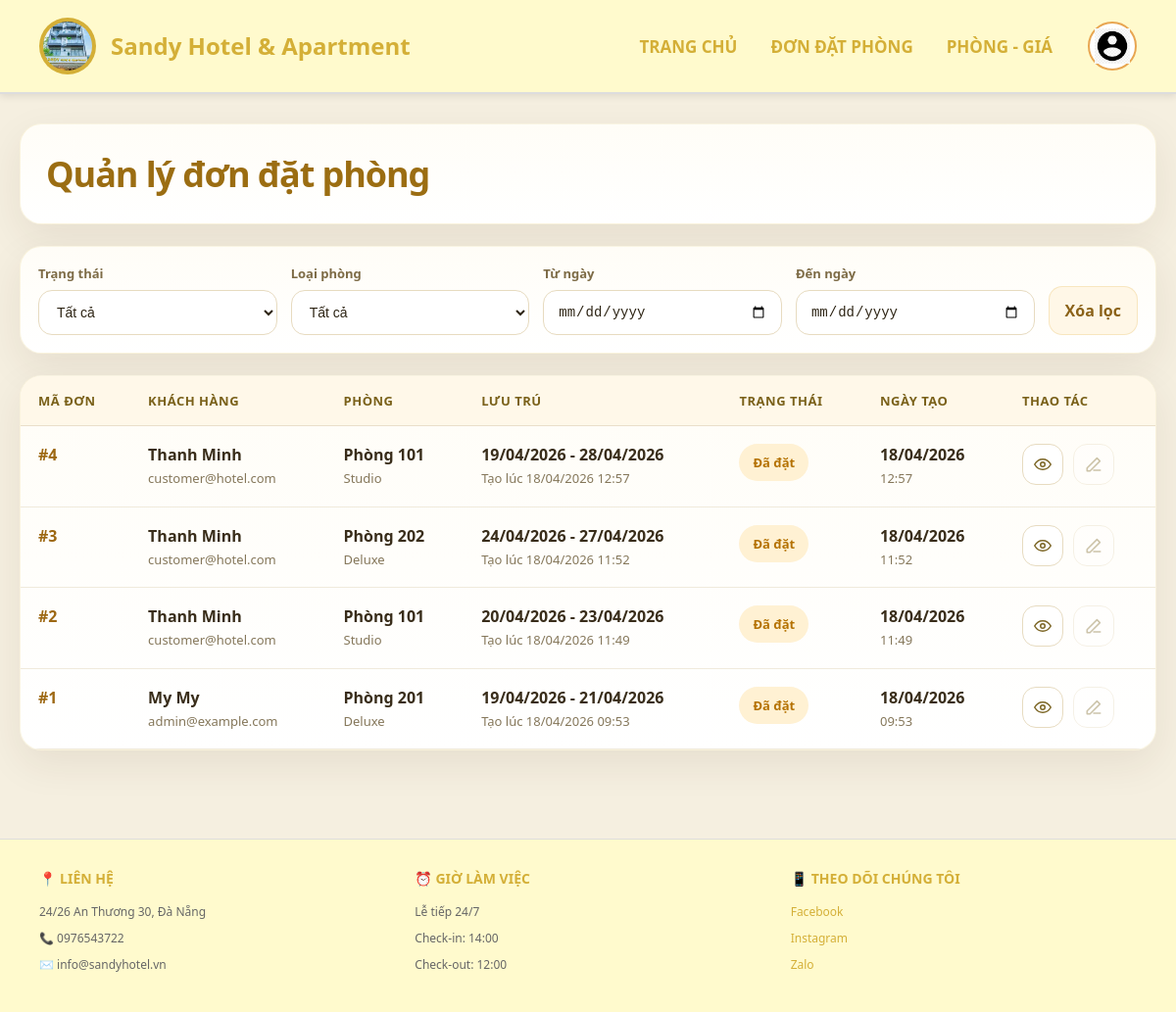
The page /staff/bookings/ (signed in) on the database as committed earlier.
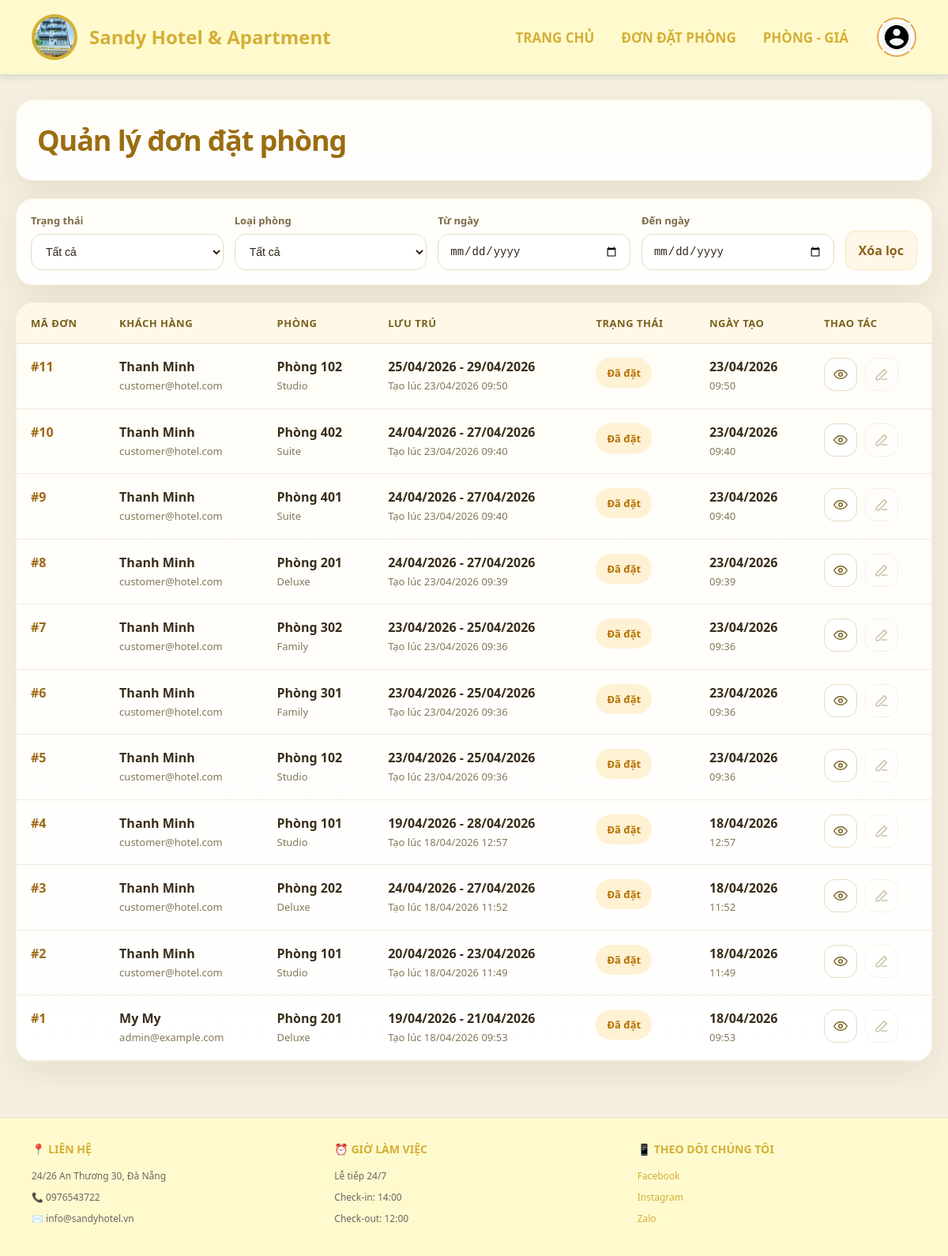
The same page on the database as committed later.
### hotel/models.py (models this page shows, shortened)
class Booking(models.Model):
    user = models.ForeignKey(User, on_delete=models.CASCADE)
    room = models.ForeignKey(Room, on_delete=models.CASCADE)
    check_in = models.DateField()
    check_out = models.DateField()
    guest_count = models.PositiveIntegerField(default=1)
    special_request = models.TextField(blank=True)
    booking_group = models.CharField(max_length=32, blank=True, db_index=True)
    status = models.CharField(max_length=20, default='Đã đặt')  # Đã đặt, Đã huỷ, Đã check in
    created_at = models.DateTimeField(auto_now_add=True)

class Room(models.Model):
    STATUS_CHOICES = [
        ('available', 'Còn trống'),
        ('occupied', 'Đã thuê'),
        ('maintenance', 'Bảo trì'),
        ('unavailable', 'Không khả dụng'),
    ]
    room_type = models.ForeignKey(RoomType, on_delete=models.CASCADE, related_name='rooms')
    room_number = models.CharField(max_length=20, unique=True)  # 101, 102, 201, etc.
    floor = models.PositiveIntegerField(default=1)
    status = models.CharField(max_length=20, choices=STATUS_CHOICES, default='available')
    class Meta:
        ordering = ['floor', 'room_number']

class RoomType(models.Model):
    name = models.CharField(max_length=100)  # Studio, Deluxe, Twin, Double, etc.
    description = models.TextField()
    base_price = models.PositiveIntegerField()
    capacity = models.PositiveIntegerField(default=2)
    bed_count = models.PositiveIntegerField(default=1)  # Số giường
    image = models.URLField(blank=True, null=True)
    amenities = models.TextField(default='')  # Tiện nghi: WiFi, TV, AC, etc.
    created_at = models.DateTimeField(auto_now_add=True)
    class Meta:
        ordering = ['base_price']

### hotel/views.py (the view)
# urls.py: path('bookings/', views.staff_bookings, name='staff_bookings'),
@login_required(login_url="/login/")
def staff_bookings(request):
    if not request.user.is_staff:
        messages.error(request, "Bạn không có quyền truy cập trang này.")
        return redirect("home")
    room_types = RoomType.objects.all()
    status = request.GET.get("status", "")
    room_type_id = request.GET.get("room_type", "")
    date_from = request.GET.get("date_from", "")
    date_to = request.GET.get("date_to", "")
    bookings = Booking.objects.select_related("user", "room", "room__room_type")
    if status:
        bookings = bookings.filter(status=status)
    if room_type_id:
        bookings = bookings.filter(room__room_type__id=room_type_id)
    if date_from:
        bookings = bookings.filter(check_in__gte=date_from)
    if date_to:
        bookings = bookings.filter(check_out__lte=date_to)
    bookings = bookings.order_by("-created_at")
    context = {
        "bookings": bookings,
        "booking_count": bookings.count(),
        "room_types": room_types,
        "selected_status": status,
        "selected_room_type": room_type_id,
        "selected_date_from": date_from,
        "selected_date_to": date_to,
        "statuses": Booking.objects.values_list("status", flat=True).distinct(),
    }
    return render(request, "staff_bookings.html", context)

### hotel/templates/staff_bookings.html (shortened to what the changed rows need)
{% extends 'base.html' %}
{% block content %}
<div class="dashboard-page">
  <section class="dashboard-hero">
    <div class="hero-copy">
      <h1>Quản lý đơn đặt phòng</h1>
    </div>
  </section>
  <section class="panel-card table-card">
    <div class="table-wrap">
      <table class="booking-table">
        <thead>
          <tr>
            <th>Mã đơn</th>
            <th>Khách hàng</th>
            <th>Phòng</th>
            <th>Lưu trú</th>
            <th>Trạng thái</th>
            <th>Ngày tạo</th>
            <th>Thao tác</th>
          </tr>
        </thead>
        <tbody>
          {% for b in bookings %}
            <tr>
              <td>
                <div class="booking-code">#{{ b.id }}</div>
              </td>
              <td>
                <div class="meta-primary">{{ b.user.first_name|default:"Chưa cập nhật tên" }}</div>
                <div class="meta-secondary">{{ b.user.email }}</div>
              </td>
              <td>
                <div class="meta-primary">Phòng {{ b.room.room_number }}</div>
                <div class="meta-secondary">{{ b.room.room_type.name }}</div>
              </td>
              <td>
                <div class="meta-primary">{{ b.check_in|date:'d/m/Y' }} - {{ b.check_out|date:'d/m/Y' }}</div>
                <div class="meta-secondary">Tạo lúc {{ b.created_at|date:'d/m/Y H:i' }}</div>
              </td>
              <td>
                <span class="status-pill {% if b.status == 'Đã đặt' %}status-booked{% elif b.status == 'Đã huỷ' %}status-cancelled{% elif b.status == 'Đã check in' %}status-checkin{% else %}status-default{% endif %}">
                  {{ b.status }}
                </span>
              </td>
              <td>
                <div class="meta-primary">{{ b.created_at|date:'d/m/Y' }}</div>
                <div class="meta-secondary">{{ b.created_at|date:'H:i' }}</div>
              </td>
              <td>
                <div class="action-set">
                  <button
                    type="button"
                    class="icon-btn"
                    aria-label="Xem chi tiết"
                    data-open-booking-detail
                    data-booking-id="{{ b.id }}"
                    data-booking-status="{{ b.status|escape }}"
                    data-booking-guest="{{ b.user.first_name|default:'Chưa cập nhật tên'|escape }}"
                    data-booking-email="{{ b.user.email|escape }}"
                    data-booking-room="Phòng {{ b.room.room_number }} - {{ b.room.room_type.name|escape }}"
                    data-booking-dates="{{ b.check_in|date:'d/m/Y' }} - {{ b.check_out|date:'d/m/Y' }}"
                    data-booking-created="{{ b.created_at|date:'d/m/Y H:i' }}"
                    data-booking-guests="{{ b.guest_count }}"
                    data-booking-request="{{ b.special_request|default:'Không có ghi chú'|escape }}"
                  >
                    <svg viewBox="0 0 24 24" fill="none" stroke="currentColor" stroke-width="2" stroke-linecap="round" stroke-linejoin="round" aria-hidden="true"><path d="M1 12s4-7 11-7 11 7 11 7-4 7-11 7S1 12 1 12Z"/><circle cx="12" cy="12" r="3"/></svg>
                  </button>
                  <button type="button" class="icon-btn icon-btn--disabled" aria-label="Chỉnh sửa" title="Chức năng chỉnh sửa sẽ được bổ sung sau" disabled>
                    <svg viewBox="0 0 24 24" fill="none" stroke="currentColor" stroke-width="2" stroke-linecap="round" stroke-linejoin="round" aria-hidden="true"><path d="M12 20h9"/><path d="m16.5 3.5 4 4L7 21H3v-4Z"/></svg>
                  </button>
                </div>
              </td>
            </tr>
          {% empty %}
            <tr>
              <td colspan="7">
                <div class="empty-state">Không có đơn đặt phòng nào phù hợp với bộ lọc hiện tại.</div>
              </td>
            </tr>
          {% endfor %}
        </tbody>
      </table>
    </div>
  </section>
</div>
{% endblock %}

Rows that differ between the two databases and show on the page:
added Booking: id "11", user.first_name "Thanh Minh", user.email "customer@hotel.com", room.room_number "102", room.room_type.name "Studio", check_in "25/04/2026", check_out "29/04/2026", created_at "23/04/2026 09:50", status "Đã đặt", created_at "23/04/2026", created_at "09:50"
added Booking: id "10", user.first_name "Thanh Minh", user.email "customer@hotel.com", room.room_number "402", room.room_type.name "Suite", check_in "24/04/2026", check_out "27/04/2026", created_at "23/04/2026 09:40", status "Đã đặt", created_at "23/04/2026", created_at "09:40"
added Booking: id "9", user.first_name "Thanh Minh", user.email "customer@hotel.com", room.room_number "401", room.room_type.name "Suite", check_in "24/04/2026", check_out "27/04/2026", created_at "23/04/2026 09:40", status "Đã đặt", created_at "23/04/2026", created_at "09:40"
added Booking: id "8", user.first_name "Thanh Minh", user.email "customer@hotel.com", room.room_number "201", room.room_type.name "Deluxe", check_in "24/04/2026", check_out "27/04/2026", created_at "23/04/2026 09:39", status "Đã đặt", created_at "23/04/2026", created_at "09:39"
added Booking: id "7", user.first_name "Thanh Minh", user.email "customer@hotel.com", room.room_number "302", room.room_type.name "Family", check_in "23/04/2026", check_out "25/04/2026", created_at "23/04/2026 09:36", status "Đã đặt", created_at "23/04/2026", created_at "09:36"
added Booking: id "6", user.first_name "Thanh Minh", user.email "customer@hotel.com", room.room_number "301", room.room_type.name "Family", check_in "23/04/2026", check_out "25/04/2026", created_at "23/04/2026 09:36", status "Đã đặt", created_at "23/04/2026", created_at "09:36"
added Booking: id "5", user.first_name "Thanh Minh", user.email "customer@hotel.com", room.room_number "102", room.room_type.name "Studio", check_in "23/04/2026", check_out "25/04/2026", created_at "23/04/2026 09:36", status "Đã đặt", created_at "23/04/2026", created_at "09:36"
